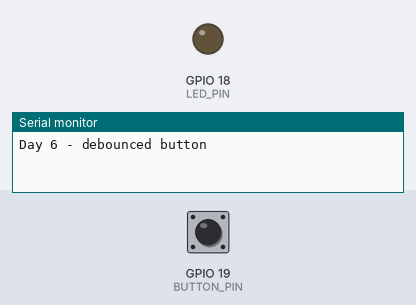
The sketch below on a simulated ESP32. Shown: output pins drawn as LEDs (lit = HIGH), the last lines printed to the serial monitor. The inputs (shaded band) are chosen by the test bench; at power-on: GPIO 19 (BUTTON_PIN) HIGH.

Above: at 1.2 s.
1.3 s: GPIO 19 (BUTTON_PIN) pulled LOW for 0.15 s
At 2.0 s:
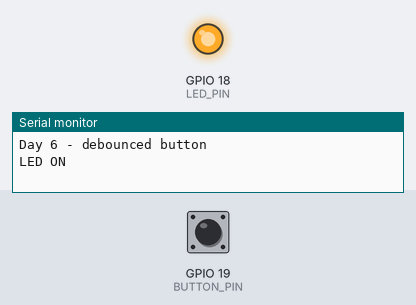
2.9 s: GPIO 19 (BUTTON_PIN) pulled LOW for 1 s
At 3.2 s:
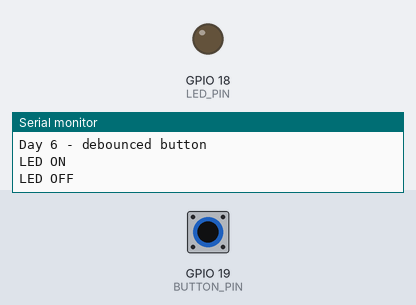
5.4 s: GPIO 19 (BUTTON_PIN) pulled LOW for 3.2 s
At 6.3 s:
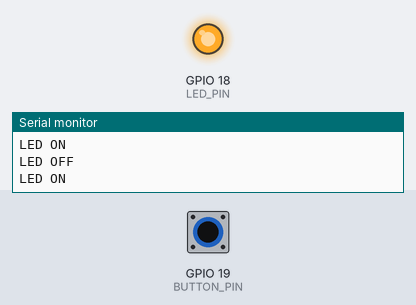
Timing chart, 0 to 8.4 s (numbered marks = the images above; inputs shaded):
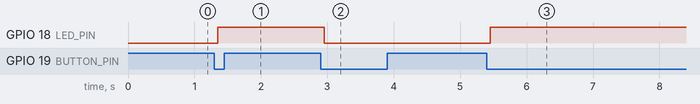

The sketch:

day_06_button_debounce.ino
```cpp
// Day 6: Button debounce on ESP32
// Button: GPIO 19 to GND. LED: GPIO 18 through a 220-330 ohm resistor to GND.

const int BUTTON_PIN = 19;
const int LED_PIN = 18;
const unsigned long DEBOUNCE_MS = 50;

bool ledState = false;
int stableButtonState = HIGH;
int lastReading = HIGH;
unsigned long lastChangeTime = 0;

void setup() {
  Serial.begin(115200);
  pinMode(BUTTON_PIN, INPUT_PULLUP);
  pinMode(LED_PIN, OUTPUT);
  digitalWrite(LED_PIN, LOW);
  Serial.println("Day 6 - debounced button");
}

void loop() {
  const int reading = digitalRead(BUTTON_PIN);

  if (reading != lastReading) {
    lastChangeTime = millis();
  }

  if (millis() - lastChangeTime >= DEBOUNCE_MS) {
    if (reading != stableButtonState) {
      stableButtonState = reading;
      if (stableButtonState == LOW) {
        ledState = !ledState;
        digitalWrite(LED_PIN, ledState ? HIGH : LOW);
        Serial.println(ledState ? "LED ON" : "LED OFF");
      }
    }
  }
  lastReading = reading;
}
```

Measured:
- after the input at 1.3 s, GPIO 18 (LED_PIN): LOW → HIGH after 0.05 s
- after the input at 2.9 s, GPIO 18 (LED_PIN): HIGH → LOW after 0.05 s
- after the input at 5.4 s, GPIO 18 (LED_PIN): LOW → HIGH after 0.05 s
